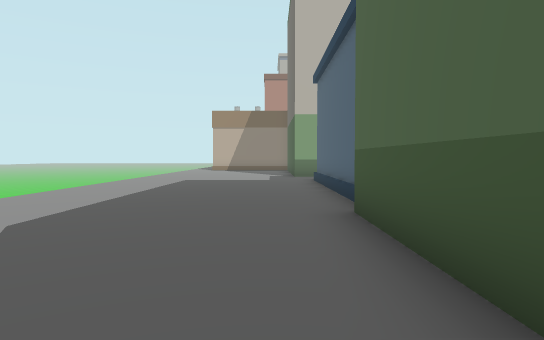
[1] (above)

19 first-person views from a walk through a 3-D level made in the Unity game engine. The camera is 1.5 m above the floor, tilts 2° down and sees 75° across. The floor is counted in squares, 2 m on a side. Each view is taken from the middle of a square. On the plan, view 1 faces up. The plan holds only what a view shows up to about 11 squares ahead; the rest is blank. The place goes on beyond the plan. The player character is not drawn.

[2]
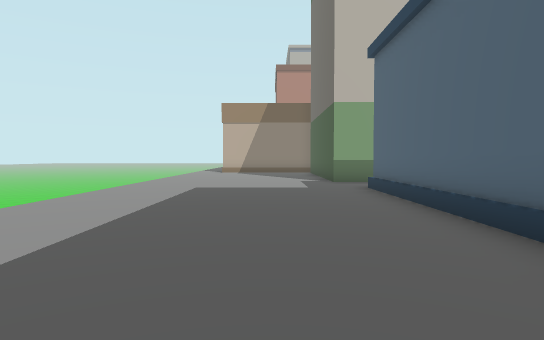

[3]
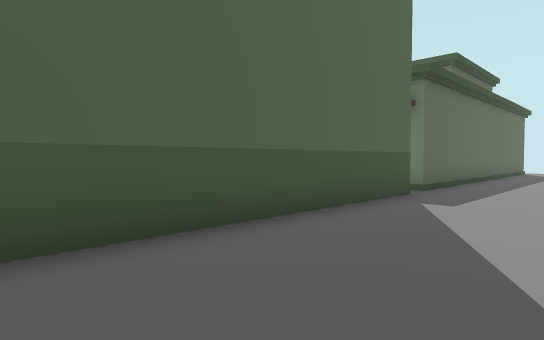

[4]
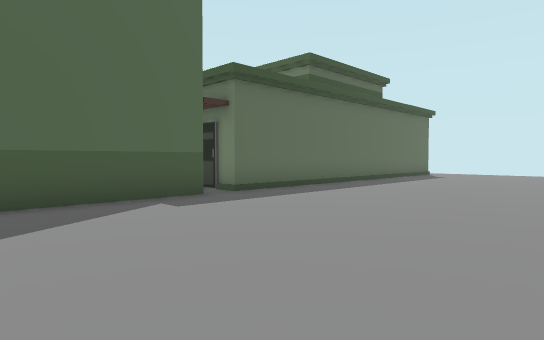

[5]
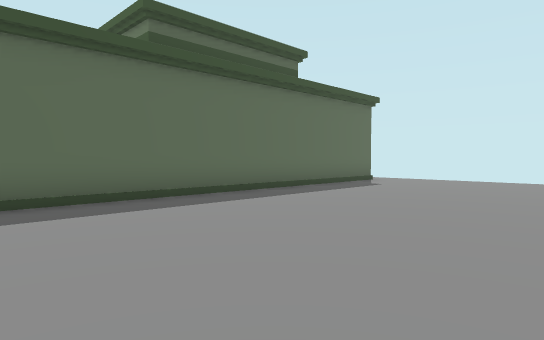

[6]
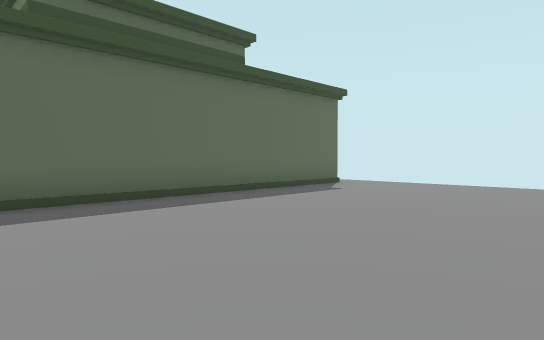

[7]
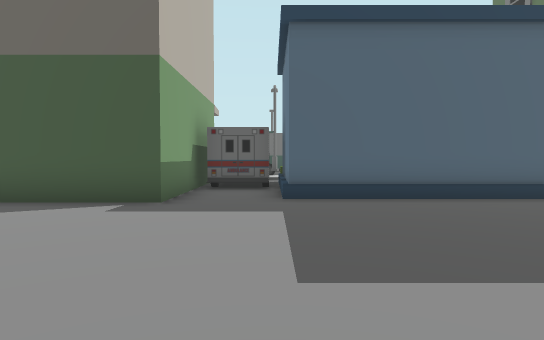

[8]
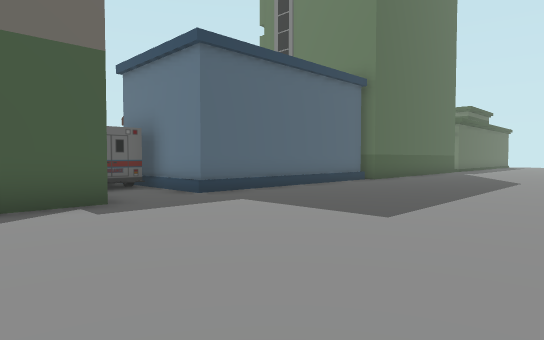

[9]
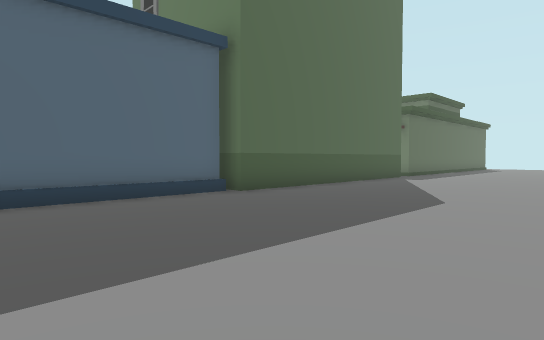

[10]
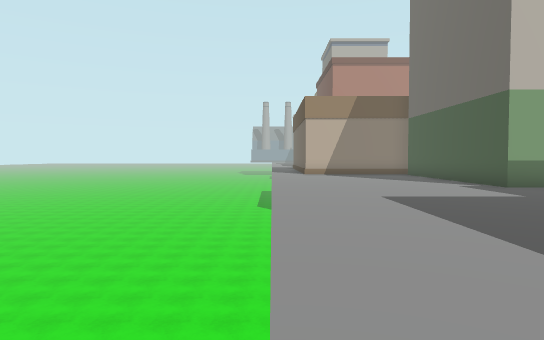

[11]
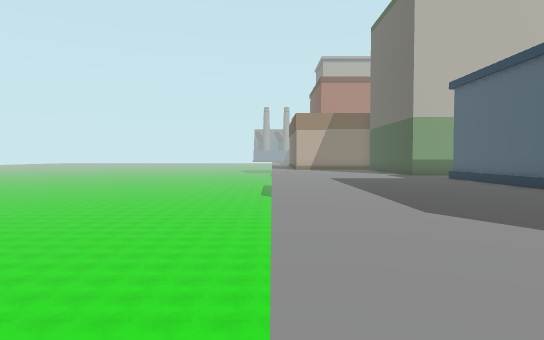

[12]
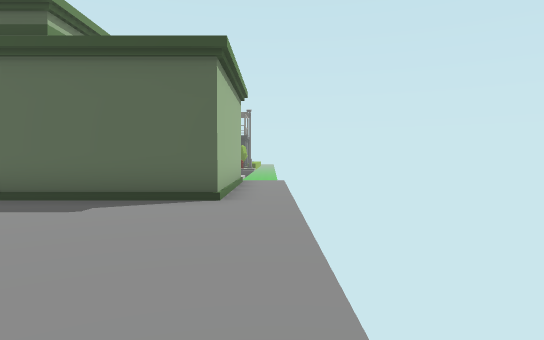

[13]
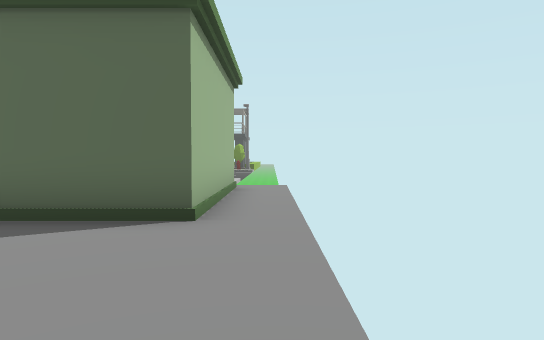

[14]
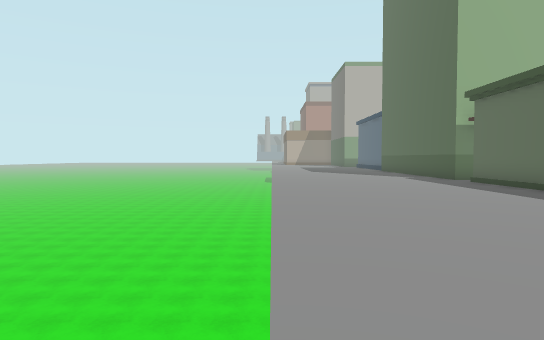

[15]
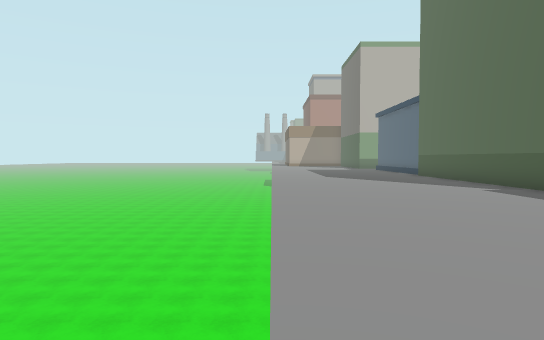

[16]
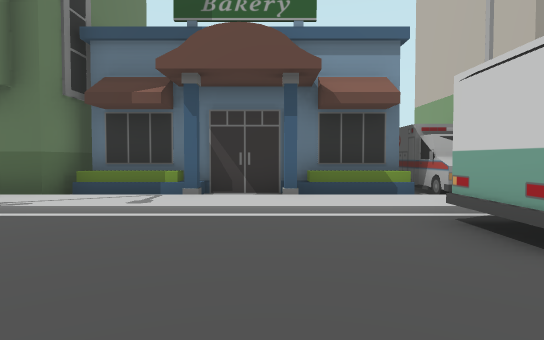

[17]
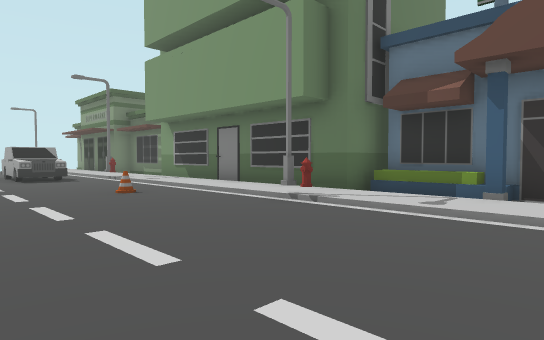

[18]
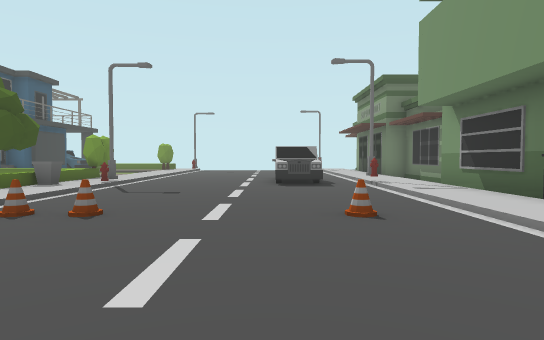

[19]
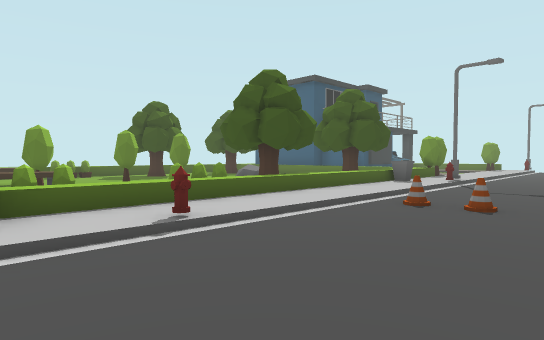

### Floor plan
Key: @ floor where view 1 was taken; . main floor; : floor 0.25 m higher than the main floor; / step, stairs or slope; ^ raised ledge; v drop or lower ground; B building; S streetlight; U bus; H hydrant; C cone; A car; T tree; E bench; O other object.
Columns run from 6 left of view 1 to 24 right of it. Each row starts with its distance up from view 1.
 16 v......B
 15 v......B
 14 v......BBBBBB
 13 v.........OOO
 12 v.........BBOS:
 11 v.......BB B ::UU.
 10 v.......B  B ::....
  9 v.......B  B.::.....
  8 v.......B  B.::....
  7 v.......B  B ::.......:   E   O
  6 v.......B  B ::.......:^O E   O
  5 v.......     SH......H:^O E   O
  4 v.......BBBBB::.......:^O
  3  .......B   B::.......:^O
  2  .......B   B::.......:^O
  1 v.......B   B::.C..CC.:^TT
  0 v.....@.B   B::.......:^TT
 -1 v.......B   B::.......:^
 -2 v.......B   B::.......:^
 -3 v.......B   B:O......O:OTT
 -4 v....../B   B:S.AA...S:^
 -5 v....../B   B::.AA....:^
 -6 v....../B
 -7 v....../BBB
 -8 v....../B
 -9 v....../B
-10 v....../B
-11  ....../B
-12  ....../BBB
-13  ....../B
-14  ....../B
-15  ....../BBBBB:
-16  ............v

Where each view was taken, in squares from view 1:
view 1: 0 up, 0 right, facing up
view 2: 3 up, 1 left, facing up
view 3: 4 up, 2 left, facing down-right
view 4: 1 up, 5 left, facing down-right
view 5: 4 down, 5 left, facing down-right
view 6: 6 down, 5 left, facing down-right
view 7: 12 up, 5 left, facing right
view 8: 16 up, 5 left, facing down-right
view 9: 10 up, 5 left, facing down-right
view 10: 5 up, 5 left, facing up
view 11: 1 down, 5 left, facing up
view 12: 16 down, 5 left, facing right
view 13: 16 down, 3 left, facing right
view 14: 15 down, 5 left, facing up
view 15: 10 down, 5 left, facing up
view 16: 9 up, 13 right, facing left
view 17: 9 up, 13 right, facing down-left
view 18: 6 up, 11 right, facing down
view 19: 7 up, 12 right, facing down-right
